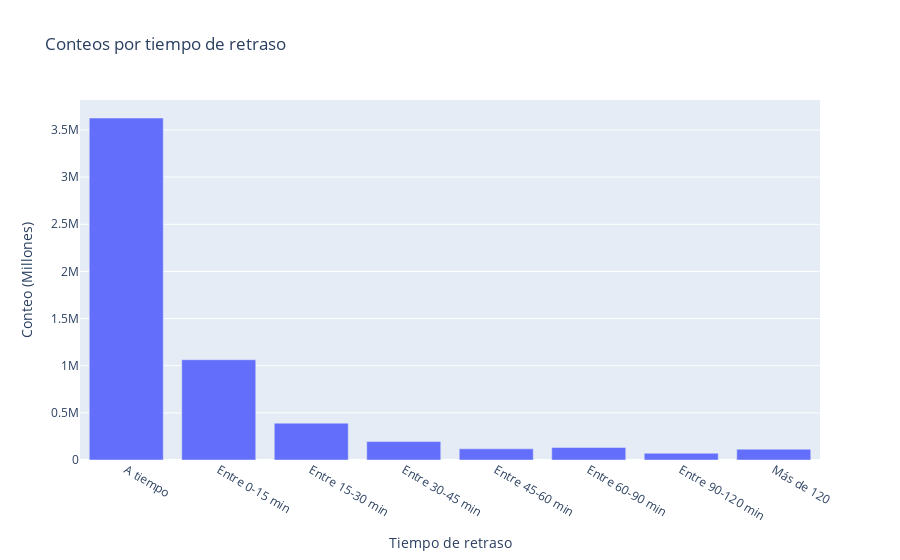

Notebook source saved alongside this figure:
### Code cell
#grafica
fig = px.bar(conteo, x='Tiempo de retraso',y='Conteo (Millones)', title="Conteos por tiempo de retraso",color_continuous_scale='Bluered_r')
fig.show()

### Figure 1 — Plotly figure (JSON) as saved in the notebook; plotly's stock layout.template omitted (floating-point values rounded to 4 significant figures)
{"data": [{"alignmentgroup": "True", "hovertemplate": "Tiempo de retraso=%{x}<br>Conteo (Millones)=%{y}<extra></extra>", "legendgroup": "", "marker": {"color": "#636efa", "pattern": {"shape": ""}}, "name": "", "offsetgroup": "", "orientation": "v", "showlegend": false, "textposition": "auto", "type": "bar", "x": ["A tiempo", "Entre 0-15 min", "Entre 15-30 min", "Entre 30-45 min", "Entre 45-60 min", "Entre 60-90 min", "Entre 90-120 min", "Más de 120"], "xaxis": "x", "y": [3627112, 1063398, 390801, 195524, 118081, 133030, 71642, 114420], "yaxis": "y"}], "layout": {"barmode": "relative", "legend": {"tracegroupgap": 0}, "title": {"text": "Conteos por tiempo de retraso"}, "xaxis": {"anchor": "y", "domain": [0, 1], "title": {"text": "Tiempo de retraso"}}, "yaxis": {"anchor": "x", "domain": [0, 1], "title": {"text": "Conteo (Millones)"}}}}
